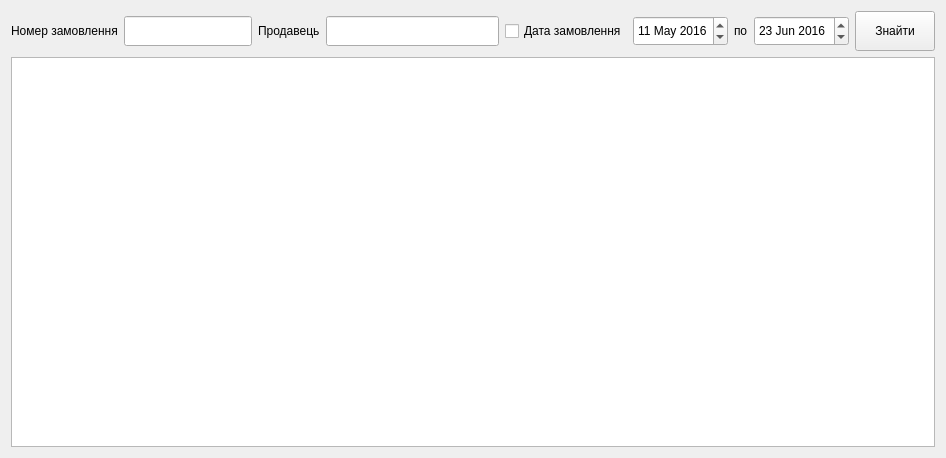
<?xml version="1.0" encoding="UTF-8"?>
<ui version="4.0">
 <class>ProductOrderForm</class>
 <widget class="QWidget" name="ProductOrderForm">
  <property name="geometry">
   <rect>
    <x>0</x>
    <y>0</y>
    <width>946</width>
    <height>458</height>
   </rect>
  </property>
  <property name="windowTitle">
   <string>Замовлення продуктів</string>
  </property>
  <layout class="QVBoxLayout" name="verticalLayout">
   <item>
    <layout class="QHBoxLayout" name="horizontalLayout_4">
     <item>
      <layout class="QHBoxLayout" name="horizontalLayout">
       <item>
        <widget class="QLabel" name="label">
         <property name="text">
          <string>Номер замовлення</string>
         </property>
        </widget>
       </item>
       <item>
        <widget class="QLineEdit" name="lineOrderId">
         <property name="minimumSize">
          <size>
           <width>0</width>
           <height>30</height>
          </size>
         </property>
        </widget>
       </item>
      </layout>
     </item>
     <item>
      <layout class="QHBoxLayout" name="horizontalLayout_2">
       <item>
        <widget class="QLabel" name="label_2">
         <property name="text">
          <string>Продавець</string>
         </property>
        </widget>
       </item>
       <item>
        <widget class="QLineEdit" name="lineEmployeeName">
         <property name="minimumSize">
          <size>
           <width>0</width>
           <height>30</height>
          </size>
         </property>
        </widget>
       </item>
      </layout>
     </item>
     <item>
      <layout class="QHBoxLayout" name="horizontalLayout_3">
       <item>
        <widget class="QCheckBox" name="checkBoxEnableDate">
         <property name="text">
          <string>Дата замовлення</string>
         </property>
        </widget>
       </item>
       <item>
        <widget class="QDateEdit" name="dateStart">
         <property name="minimumSize">
          <size>
           <width>0</width>
           <height>30</height>
          </size>
         </property>
         <property name="date">
          <date>
           <year>2016</year>
           <month>5</month>
           <day>11</day>
          </date>
         </property>
        </widget>
       </item>
       <item>
        <widget class="QLabel" name="label_3">
         <property name="text">
          <string>по</string>
         </property>
        </widget>
       </item>
       <item>
        <widget class="QDateEdit" name="dateEnd">
         <property name="minimumSize">
          <size>
           <width>0</width>
           <height>30</height>
          </size>
         </property>
         <property name="date">
          <date>
           <year>2016</year>
           <month>6</month>
           <day>23</day>
          </date>
         </property>
        </widget>
       </item>
      </layout>
     </item>
     <item>
      <widget class="QPushButton" name="pushButtonSearch">
       <property name="minimumSize">
        <size>
         <width>0</width>
         <height>40</height>
        </size>
       </property>
       <property name="text">
        <string>Знайти</string>
       </property>
      </widget>
     </item>
    </layout>
   </item>
   <item>
    <widget class="SaleTableView" name="tableProductOrder"/>
   </item>
  </layout>
 </widget>
 <customwidgets>
  <customwidget>
   <class>SaleTableView</class>
   <extends>QTableView</extends>
   <header>saletableview.h</header>
  </customwidget>
 </customwidgets>
 <resources/>
 <connections/>
</ui>
